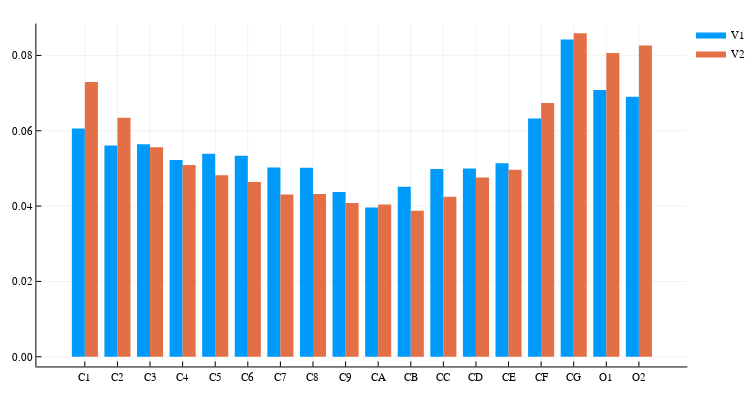

Source (notebook cell):
### Code cell
x_lig = repeat(name_lig_v1, outer = 2)
g_lig = repeat([ "V1" ; "V2" ], inner = length(mask_lig))

groupedbar(x_lig, hcat(dens_lig_v1, dens_lig_v2),
    group = g_lig, 
    bar_position = :dodge, linecolor = false, size = (750, 400))

### Figure 1 — Plotly figure (JSON) as saved in the notebook; plotly's stock layout.template omitted (floating-point values rounded to 4 significant figures)
{"data": [{"fill": "tozeroy", "fillcolor": "rgba(0, 154, 250, 1.000)", "legendgroup": "V1", "line": {"color": "rgba(0, 0, 0, 0)", "dash": "solid", "width": 1}, "mode": "lines", "name": "V1", "showlegend": true, "type": "scatter", "x": [0.1, 0.1, 0.5, 0.5, 0.1, 0.1], "xaxis": "x", "y": [0.06058, 0, 0, 0.06058, 0.06058, 0.06058], "yaxis": "y"}, {"fill": "tozeroy", "fillcolor": "rgba(0, 154, 250, 1.000)", "legendgroup": "V1", "line": {"color": "rgba(0, 0, 0, 0)", "dash": "solid", "width": 1}, "mode": "lines", "name": "V1", "showlegend": false, "type": "scatter", "x": [1.1, 1.1, 1.5, 1.5, 1.1, 1.1], "xaxis": "x", "y": [0.05611, 0, 0, 0.05611, 0.05611, 0.05611], "yaxis": "y"}, {"fill": "tozeroy", "fillcolor": "rgba(0, 154, 250, 1.000)", "legendgroup": "V1", "line": {"color": "rgba(0, 0, 0, 0)", "dash": "solid", "width": 1}, "mode": "lines", "name": "V1", "showlegend": false, "type": "scatter", "x": [2.1, 2.1, 2.5, 2.5, 2.1, 2.1], "xaxis": "x", "y": [0.05643, 0, 0, 0.05643, 0.05643, 0.05643], "yaxis": "y"}, {"fill": "tozeroy", "fillcolor": "rgba(0, 154, 250, 1.000)", "legendgroup": "V1", "line": {"color": "rgba(0, 0, 0, 0)", "dash": "solid", "width": 1}, "mode": "lines", "name": "V1", "showlegend": false, "type": "scatter", "x": [3.1, 3.1, 3.5, 3.5, 3.1, 3.1], "xaxis": "x", "y": [0.05226, 0, 0, 0.05226, 0.05226, 0.05226], "yaxis": "y"}, {"fill": "tozeroy", "fillcolor": "rgba(0, 154, 250, 1.000)", "legendgroup": "V1", "line": {"color": "rgba(0, 0, 0, 0)", "dash": "solid", "width": 1}, "mode": "lines", "name": "V1", "showlegend": false, "type": "scatter", "x": [4.1, 4.1, 4.5, 4.5, 4.1, 4.1], "xaxis": "x", "y": [0.05389, 0, 0, 0.05389, 0.05389, 0.05389], "yaxis": "y"}, {"fill": "tozeroy", "fillcolor": "rgba(0, 154, 250, 1.000)", "legendgroup": "V1", "line": {"color": "rgba(0, 0, 0, 0)", "dash": "solid", "width": 1}, "mode": "lines", "name": "V1", "showlegend": false, "type": "scatter", "x": [5.1, 5.1, 5.5, 5.5, 5.1, 5.1], "xaxis": "x", "y": [0.05338, 0, 0, 0.05338, 0.05338, 0.05338], "yaxis": "y"}, {"fill": "tozeroy", "fillcolor": "rgba(0, 154, 250, 1.000)", "legendgroup": "V1", "line": {"color": "rgba(0, 0, 0, 0)", "dash": "solid", "width": 1}, "mode": "lines", "name": "V1", "showlegend": false, "type": "scatter", "x": [6.1, 6.1, 6.5, 6.5, 6.1, 6.1], "xaxis": "x", "y": [0.05022, 0, 0, 0.05022, 0.05022, 0.05022], "yaxis": "y"}, {"fill": "tozeroy", "fillcolor": "rgba(0, 154, 250, 1.000)", "legendgroup": "V1", "line": {"color": "rgba(0, 0, 0, 0)", "dash": "solid", "width": 1}, "mode": "lines", "name": "V1", "showlegend": false, "type": "scatter", "x": [7.1, 7.1, 7.5, 7.5, 7.1, 7.1], "xaxis": "x", "y": [0.05018, 0, 0, 0.05018, 0.05018, 0.05018], "yaxis": "y"}, {"fill": "tozeroy", "fillcolor": "rgba(0, 154, 250, 1.000)", "legendgroup": "V1", "line": {"color": "rgba(0, 0, 0, 0)", "dash": "solid", "width": 1}, "mode": "lines", "name": "V1", "showlegend": false, "type": "scatter", "x": [8.1, 8.1, 8.5, 8.5, 8.1, 8.1], "xaxis": "x", "y": [0.04374, 0, 0, 0.04374, 0.04374, 0.04374], "yaxis": "y"}, {"fill": "tozeroy", "fillcolor": "rgba(0, 154, 250, 1.000)", "legendgroup": "V1", "line": {"color": "rgba(0, 0, 0, 0)", "dash": "solid", "width": 1}, "mode": "lines", "name": "V1", "showlegend": false, "type": "scatter", "x": [9.1, 9.1, 9.5, 9.5, 9.1, 9.1], "xaxis": "x", "y": [0.03962, 0, 0, 0.03962, 0.03962, 0.03962], "yaxis": "y"}, {"fill": "tozeroy", "fillcolor": "rgba(0, 154, 250, 1.000)", "legendgroup": "V1", "line": {"color": "rgba(0, 0, 0, 0)", "dash": "solid", "width": 1}, "mode": "lines", "name": "V1", "showlegend": false, "type": "scatter", "x": [10.1, 10.1, 10.5, 10.5, 10.1, 10.1], "xaxis": "x", "y": [0.04514, 0, 0, 0.04514, 0.04514, 0.04514], "yaxis": "y"}, {"fill": "tozeroy", "fillcolor": "rgba(0, 154, 250, 1.000)", "legendgroup": "V1", "line": {"color": "rgba(0, 0, 0, 0)", "dash": "solid", "width": 1}, "mode": "lines", "name": "V1", "showlegend": false, "type": "scatter", "x": [11.1, 11.1, 11.5, 11.5, 11.1, 11.1], "xaxis": "x", "y": [0.04981, 0, 0, 0.04981, 0.04981, 0.04981], "yaxis": "y"}, {"fill": "tozeroy", "fillcolor": "rgba(0, 154, 250, 1.000)", "legendgroup": "V1", "line": {"color": "rgba(0, 0, 0, 0)", "dash": "solid", "width": 1}, "mode": "lines", "name": "V1", "showlegend": false, "type": "scatter", "x": [12.1, 12.1, 12.5, 12.5, 12.1, 12.1], "xaxis": "x", "y": [0.04996, 0, 0, 0.04996, 0.04996, 0.04996], "yaxis": "y"}, {"fill": "tozeroy", "fillcolor": "rgba(0, 154, 250, 1.000)", "legendgroup": "V1", "line": {"color": "rgba(0, 0, 0, 0)", "dash": "solid", "width": 1}, "mode": "lines", "name": "V1", "showlegend": false, "type": "scatter", "x": [13.1, 13.1, 13.5, 13.5, 13.1, 13.1], "xaxis": "x", "y": [0.05134, 0, 0, 0.05134, 0.05134, 0.05134], "yaxis": "y"}, {"fill": "tozeroy", "fillcolor": "rgba(0, 154, 250, 1.000)", "legendgroup": "V1", "line": {"color": "rgba(0, 0, 0, 0)", "dash": "solid", "width": 1}, "mode": "lines", "name": "V1", "showlegend": false, "type": "scatter", "x": [14.1, 14.1, 14.5, 14.5, 14.1, 14.1], "xaxis": "x", "y": [0.06326, 0, 0, 0.06326, 0.06326, 0.06326], "yaxis": "y"}, {"fill": "tozeroy", "fillcolor": "rgba(0, 154, 250, 1.000)", "legendgroup": "V1", "line": {"color": "rgba(0, 0, 0, 0)", "dash": "solid", "width": 1}, "mode": "lines", "name": "V1", "showlegend": false, "type": "scatter", "x": [15.1, 15.1, 15.5, 15.5, 15.1, 15.1], "xaxis": "x", "y": [0.08424, 0, 0, 0.08424, 0.08424, 0.08424], "yaxis": "y"}, {"fill": "tozeroy", "fillcolor": "rgba(0, 154, 250, 1.000)", "legendgroup": "V1", "line": {"color": "rgba(0, 0, 0, 0)", "dash": "solid", "width": 1}, "mode": "lines", "name": "V1", "showlegend": false, "type": "scatter", "x": [16.1, 16.1, 16.5, 16.5, 16.1, 16.1], "xaxis": "x", "y": [0.07081, 0, 0, 0.07081, 0.07081, 0.07081], "yaxis": "y"}, {"fill": "tozeroy", "fillcolor": "rgba(0, 154, 250, 1.000)", "legendgroup": "V1", "line": {"color": "rgba(0, 0, 0, 0)", "dash": "solid", "width": 1}, "mode": "lines", "name": "V1", "showlegend": false, "type": "scatter", "x": [17.1, 17.1, 17.5, 17.5, 17.1, 17.1], "xaxis": "x", "y": [0.06901, 0, 0, 0.06901, 0.06901, 0.06901], "yaxis": "y"}, {"fill": "tozeroy", "fillcolor": "rgba(227, 111, 71, 1.000)", "legendgroup": "V2", "line": {"color": "rgba(0, 0, 0, 0)", "dash": "solid", "width": 1}, "mode": "lines", "name": "V2", "showlegend": true, "type": "scatter", "x": [0.5, 0.5, 0.9, 0.9, 0.5, 0.5], "xaxis": "x", "y": [0.07294, 0, 0, 0.07294, 0.07294, 0.07294], "yaxis": "y"}, {"fill": "tozeroy", "fillcolor": "rgba(227, 111, 71, 1.000)", "legendgroup": "V2", "line": {"color": "rgba(0, 0, 0, 0)", "dash": "solid", "width": 1}, "mode": "lines", "name": "V2", "showlegend": false, "type": "scatter", "x": [1.5, 1.5, 1.9, 1.9, 1.5, 1.5], "xaxis": "x", "y": [0.06344, 0, 0, 0.06344, 0.06344, 0.06344], "yaxis": "y"}, {"fill": "tozeroy", "fillcolor": "rgba(227, 111, 71, 1.000)", "legendgroup": "V2", "line": {"color": "rgba(0, 0, 0, 0)", "dash": "solid", "width": 1}, "mode": "lines", "name": "V2", "showlegend": false, "type": "scatter", "x": [2.5, 2.5, 2.9, 2.9, 2.5, 2.5], "xaxis": "x", "y": [0.05559, 0, 0, 0.05559, 0.05559, 0.05559], "yaxis": "y"}, {"fill": "tozeroy", "fillcolor": "rgba(227, 111, 71, 1.000)", "legendgroup": "V2", "line": {"color": "rgba(0, 0, 0, 0)", "dash": "solid", "width": 1}, "mode": "lines", "name": "V2", "showlegend": false, "type": "scatter", "x": [3.5, 3.5, 3.9, 3.9, 3.5, 3.5], "xaxis": "x", "y": [0.05092, 0, 0, 0.05092, 0.05092, 0.05092], "yaxis": "y"}, {"fill": "tozeroy", "fillcolor": "rgba(227, 111, 71, 1.000)", "legendgroup": "V2", "line": {"color": "rgba(0, 0, 0, 0)", "dash": "solid", "width": 1}, "mode": "lines", "name": "V2", "showlegend": false, "type": "scatter", "x": [4.5, 4.5, 4.9, 4.9, 4.5, 4.5], "xaxis": "x", "y": [0.0482, 0, 0, 0.0482, 0.0482, 0.0482], "yaxis": "y"}, {"fill": "tozeroy", "fillcolor": "rgba(227, 111, 71, 1.000)", "legendgroup": "V2", "line": {"color": "rgba(0, 0, 0, 0)", "dash": "solid", "width": 1}, "mode": "lines", "name": "V2", "showlegend": false, "type": "scatter", "x": [5.5, 5.5, 5.9, 5.9, 5.5, 5.5], "xaxis": "x", "y": [0.04637, 0, 0, 0.04637, 0.04637, 0.04637], "yaxis": "y"}, {"fill": "tozeroy", "fillcolor": "rgba(227, 111, 71, 1.000)", "legendgroup": "V2", "line": {"color": "rgba(0, 0, 0, 0)", "dash": "solid", "width": 1}, "mode": "lines", "name": "V2", "showlegend": false, "type": "scatter", "x": [6.5, 6.5, 6.9, 6.9, 6.5, 6.5], "xaxis": "x", "y": [0.04305, 0, 0, 0.04305, 0.04305, 0.04305], "yaxis": "y"}, {"fill": "tozeroy", "fillcolor": "rgba(227, 111, 71, 1.000)", "legendgroup": "V2", "line": {"color": "rgba(0, 0, 0, 0)", "dash": "solid", "width": 1}, "mode": "lines", "name": "V2", "showlegend": false, "type": "scatter", "x": [7.5, 7.5, 7.9, 7.9, 7.5, 7.5], "xaxis": "x", "y": [0.04318, 0, 0, 0.04318, 0.04318, 0.04318], "yaxis": "y"}, {"fill": "tozeroy", "fillcolor": "rgba(227, 111, 71, 1.000)", "legendgroup": "V2", "line": {"color": "rgba(0, 0, 0, 0)", "dash": "solid", "width": 1}, "mode": "lines", "name": "V2", "showlegend": false, "type": "scatter", "x": [8.5, 8.5, 8.9, 8.9, 8.5, 8.5], "xaxis": "x", "y": [0.04083, 0, 0, 0.04083, 0.04083, 0.04083], "yaxis": "y"}, {"fill": "tozeroy", "fillcolor": "rgba(227, 111, 71, 1.000)", "legendgroup": "V2", "line": {"color": "rgba(0, 0, 0, 0)", "dash": "solid", "width": 1}, "mode": "lines", "name": "V2", "showlegend": false, "type": "scatter", "x": [9.5, 9.5, 9.9, 9.9, 9.5, 9.5], "xaxis": "x", "y": [0.04045, 0, 0, 0.04045, 0.04045, 0.04045], "yaxis": "y"}, {"fill": "tozeroy", "fillcolor": "rgba(227, 111, 71, 1.000)", "legendgroup": "V2", "line": {"color": "rgba(0, 0, 0, 0)", "dash": "solid", "width": 1}, "mode": "lines", "name": "V2", "showlegend": false, "type": "scatter", "x": [10.5, 10.5, 10.9, 10.9, 10.5, 10.5], "xaxis": "x", "y": [0.03878, 0, 0, 0.03878, 0.03878, 0.03878], "yaxis": "y"}, {"fill": "tozeroy", "fillcolor": "rgba(227, 111, 71, 1.000)", "legendgroup": "V2", "line": {"color": "rgba(0, 0, 0, 0)", "dash": "solid", "width": 1}, "mode": "lines", "name": "V2", "showlegend": false, "type": "scatter", "x": [11.5, 11.5, 11.9, 11.9, 11.5, 11.5], "xaxis": "x", "y": [0.04246, 0, 0, 0.04246, 0.04246, 0.04246], "yaxis": "y"}, {"fill": "tozeroy", "fillcolor": "rgba(227, 111, 71, 1.000)", "legendgroup": "V2", "line": {"color": "rgba(0, 0, 0, 0)", "dash": "solid", "width": 1}, "mode": "lines", "name": "V2", "showlegend": false, "type": "scatter", "x": [12.5, 12.5, 12.9, 12.9, 12.5, 12.5], "xaxis": "x", "y": [0.04758, 0, 0, 0.04758, 0.04758, 0.04758], "yaxis": "y"}, {"fill": "tozeroy", "fillcolor": "rgba(227, 111, 71, 1.000)", "legendgroup": "V2", "line": {"color": "rgba(0, 0, 0, 0)", "dash": "solid", "width": 1}, "mode": "lines", "name": "V2", "showlegend": false, "type": "scatter", "x": [13.5, 13.5, 13.9, 13.9, 13.5, 13.5], "xaxis": "x", "y": [0.04962, 0, 0, 0.04962, 0.04962, 0.04962], "yaxis": "y"}, {"fill": "tozeroy", "fillcolor": "rgba(227, 111, 71, 1.000)", "legendgroup": "V2", "line": {"color": "rgba(0, 0, 0, 0)", "dash": "solid", "width": 1}, "mode": "lines", "name": "V2", "showlegend": false, "type": "scatter", "x": [14.5, 14.5, 14.9, 14.9, 14.5, 14.5], "xaxis": "x", "y": [0.06739, 0, 0, 0.06739, 0.06739, 0.06739], "yaxis": "y"}, {"fill": "tozeroy", "fillcolor": "rgba(227, 111, 71, 1.000)", "legendgroup": "V2", "line": {"color": "rgba(0, 0, 0, 0)", "dash": "solid", "width": 1}, "mode": "lines", "name": "V2", "showlegend": false, "type": "scatter", "x": [15.5, 15.5, 15.9, 15.9, 15.5, 15.5], "xaxis": "x", "y": [0.08589, 0, 0, 0.08589, 0.08589, 0.08589], "yaxis": "y"}, {"fill": "tozeroy", "fillcolor": "rgba(227, 111, 71, 1.000)", "legendgroup": "V2", "line": {"color": "rgba(0, 0, 0, 0)", "dash": "solid", "width": 1}, "mode": "lines", "name": "V2", "showlegend": false, "type": "scatter", "x": [16.5, 16.5, 16.9, 16.9, 16.5, 16.5], "xaxis": "x", "y": [0.08065, 0, 0, 0.08065, 0.08065, 0.08065], "yaxis": "y"}, {"fill": "tozeroy", "fillcolor": "rgba(227, 111, 71, 1.000)", "legendgroup": "V2", "line": {"color": "rgba(0, 0, 0, 0)", "dash": "solid", "width": 1}, "mode": "lines", "name": "V2", "showlegend": false, "type": "scatter", "x": [17.5, 17.5, 17.9, 17.9, 17.5, 17.5], "xaxis": "x", "y": [0.08266, 0, 0, 0.08266, 0.08266, 0.08266], "yaxis": "y"}], "layout": {"annotations": [], "height": 400, "legend": {"bgcolor": "rgba(255, 255, 255, 1.000)", "bordercolor": "rgba(0, 0, 0, 1)", "font": {"color": "rgba(0, 0, 0, 1)", "family": "sans-serif", "size": 11}, "tracegroupgap": 0, "x": 1, "y": 1}, "margin": {"b": 20, "l": 0, "r": 0, "t": 20}, "paper_bgcolor": "rgba(255, 255, 255, 1.000)", "plot_bgcolor": "rgba(255, 255, 255, 1.000)", "showlegend": true, "width": 750, "xaxis": {"anchor": "y", "domain": [0.05266, 0.9948], "gridcolor": "rgba(0, 0, 0, 0.1)", "gridwidth": 0.5, "linecolor": "rgba(0, 0, 0, 1)", "mirror": false, "range": [-0.9873, 18.99], "showgrid": true, "showline": true, "showticklabels": true, "tickangle": 0, "tickcolor": "rgb(0, 0, 0)", "tickfont": {"color": "rgba(0, 0, 0, 1)", "family": "sans-serif", "size": 11}, "tickmode": "array", "ticks": "inside", "ticktext": ["C1", "C2", "C3", "C4", "C5", "C6", "C7", "C8", "C9", "CA", "CB", "CC", "CD", "CE", "CF", "CG", "O1", "O2"], "tickvals": [0.5, 1.5, 2.5, 3.5, 4.5, 5.5, 6.5, 7.5, 8.5, 9.5, 10.5, 11.5, 12.5, 13.5, 14.5, 15.5, 16.5, 17.5], "title": "", "titlefont": {"color": "rgba(0, 0, 0, 1)", "family": "sans-serif", "size": 15}, "type": "linear", "visible": true, "zeroline": false, "zerolinecolor": "rgba(0, 0, 0, 1)"}, "yaxis": {"anchor": "x", "domain": [0.03762, 0.9902], "gridcolor": "rgba(0, 0, 0, 0.1)", "gridwidth": 0.5, "linecolor": "rgba(0, 0, 0, 1)", "mirror": false, "range": [-0.002577, 0.08846], "showgrid": true, "showline": true, "showticklabels": true, "tickangle": 0, "tickcolor": "rgb(0, 0, 0)", "tickfont": {"color": "rgba(0, 0, 0, 1)", "family": "sans-serif", "size": 11}, "tickmode": "array", "ticks": "inside", "ticktext": ["0.00", "0.02", "0.04", "0.06", "0.08"], "tickvals": [0, 0.02, 0.04, 0.06, 0.08], "title": "", "titlefont": {"color": "rgba(0, 0, 0, 1)", "family": "sans-serif", "size": 15}, "type": "linear", "visible": true, "zeroline": false, "zerolinecolor": "rgba(0, 0, 0, 1)"}}}
